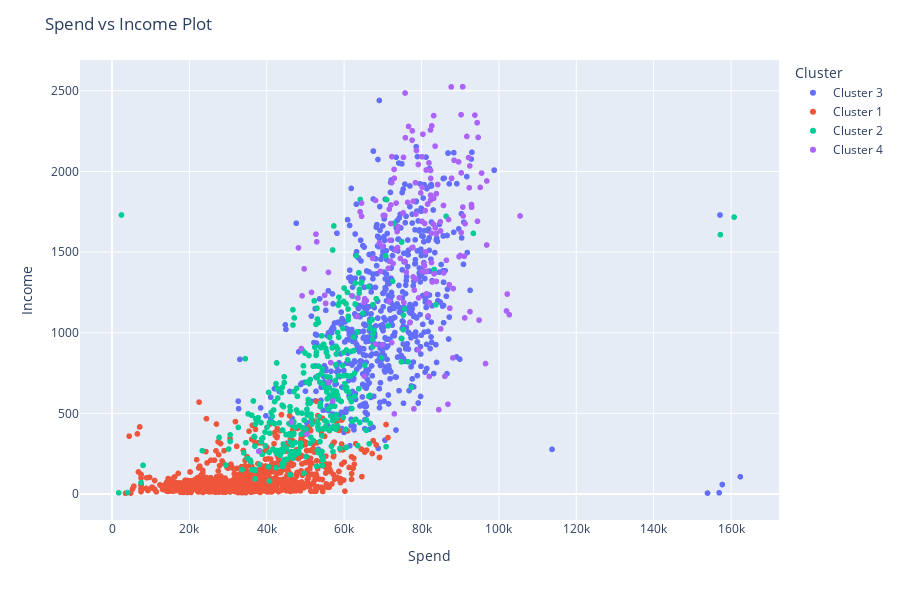

The code cell stored with this chart in its notebook:
### Markdown cell above
Visualisation des clients et de leur cluster en fonction de leurs revenus et dépenses

### Code cell
fig = px.scatter(df_, x="Income", y="Total_Spend",
                 color="Cluster",
                 hover_data=['Total_Spend', 'Income', 'Cluster'])

fig.update_layout(
    title="Spend vs Income Plot",
    xaxis_title = "Spend",
    yaxis_title = "Income",
    width = 900, height=600
)

fig.show()

### Figure 1 — Plotly figure (JSON) as saved in the notebook; plotly's stock layout.template omitted (floating-point values rounded to 4 significant figures; data arrays with more than 128 entries replaced by an {"elided": "..."} marker saying what was removed)
{"data": [{"customdata": {"elided": "662x1 str values"}, "hovertemplate": "Cluster=%{customdata[0]}<br>Income=%{x}<br>Total_Spend=%{y}<extra></extra>", "legendgroup": "Cluster 3", "marker": {"color": "#636efa", "symbol": "circle"}, "mode": "markers", "name": "Cluster 3", "showlegend": true, "type": "scattergl", "x": {"elided": "662 float values"}, "xaxis": "x", "y": {"elided": "662 int values"}, "yaxis": "y"}, {"customdata": {"elided": "1026x1 str values"}, "hovertemplate": "Cluster=%{customdata[0]}<br>Income=%{x}<br>Total_Spend=%{y}<extra></extra>", "legendgroup": "Cluster 1", "marker": {"color": "#EF553B", "symbol": "circle"}, "mode": "markers", "name": "Cluster 1", "showlegend": true, "type": "scattergl", "x": {"elided": "1026 float values"}, "xaxis": "x", "y": {"elided": "1026 int values"}, "yaxis": "y"}, {"customdata": {"elided": "363x1 str values"}, "hovertemplate": "Cluster=%{customdata[0]}<br>Income=%{x}<br>Total_Spend=%{y}<extra></extra>", "legendgroup": "Cluster 2", "marker": {"color": "#00cc96", "symbol": "circle"}, "mode": "markers", "name": "Cluster 2", "showlegend": true, "type": "scattergl", "x": {"elided": "363 float values"}, "xaxis": "x", "y": {"elided": "363 int values"}, "yaxis": "y"}, {"customdata": {"elided": "185x1 str values"}, "hovertemplate": "Cluster=%{customdata[0]}<br>Income=%{x}<br>Total_Spend=%{y}<extra></extra>", "legendgroup": "Cluster 4", "marker": {"color": "#ab63fa", "symbol": "circle"}, "mode": "markers", "name": "Cluster 4", "showlegend": true, "type": "scattergl", "x": {"elided": "185 float values"}, "xaxis": "x", "y": {"elided": "185 int values"}, "yaxis": "y"}], "layout": {"height": 600, "legend": {"title": {"text": "Cluster"}, "tracegroupgap": 0}, "margin": {"t": 60}, "title": {"text": "Spend vs Income Plot"}, "width": 900, "xaxis": {"anchor": "y", "domain": [0, 1], "title": {"text": "Spend"}}, "yaxis": {"anchor": "x", "domain": [0, 1], "title": {"text": "Income"}}}}
